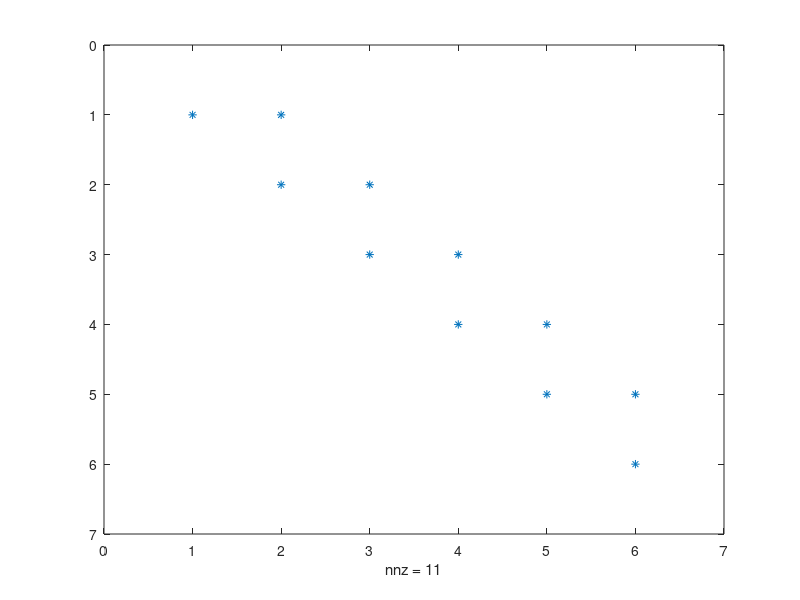

MATLAB code for this plot: (Note: this script raises an error after producing the figure.)
clear
clc

n = 3;

v1 = 4*ones(2*n,1) ;
v2 = -1*ones((2*n)-1,1);
A = diag(v1)+diag(v2,1)+diag(v2,-1); 

%item a
simetrica = issymmetric(A);

%item b
autovalores = eig(A);

%item c
%se verifica si la matriz es SDP
%por lo que se puede aplicar Cholesky
if simetrica == 1 && length(find(autovalores>0)) == 2*n
    R = chol(A);
end

%item d
spy(R)

b = zeros(2*n,1);
for i = 1:2*n
   b(i) = (i)^2;
end

x = suschol(R,b);
